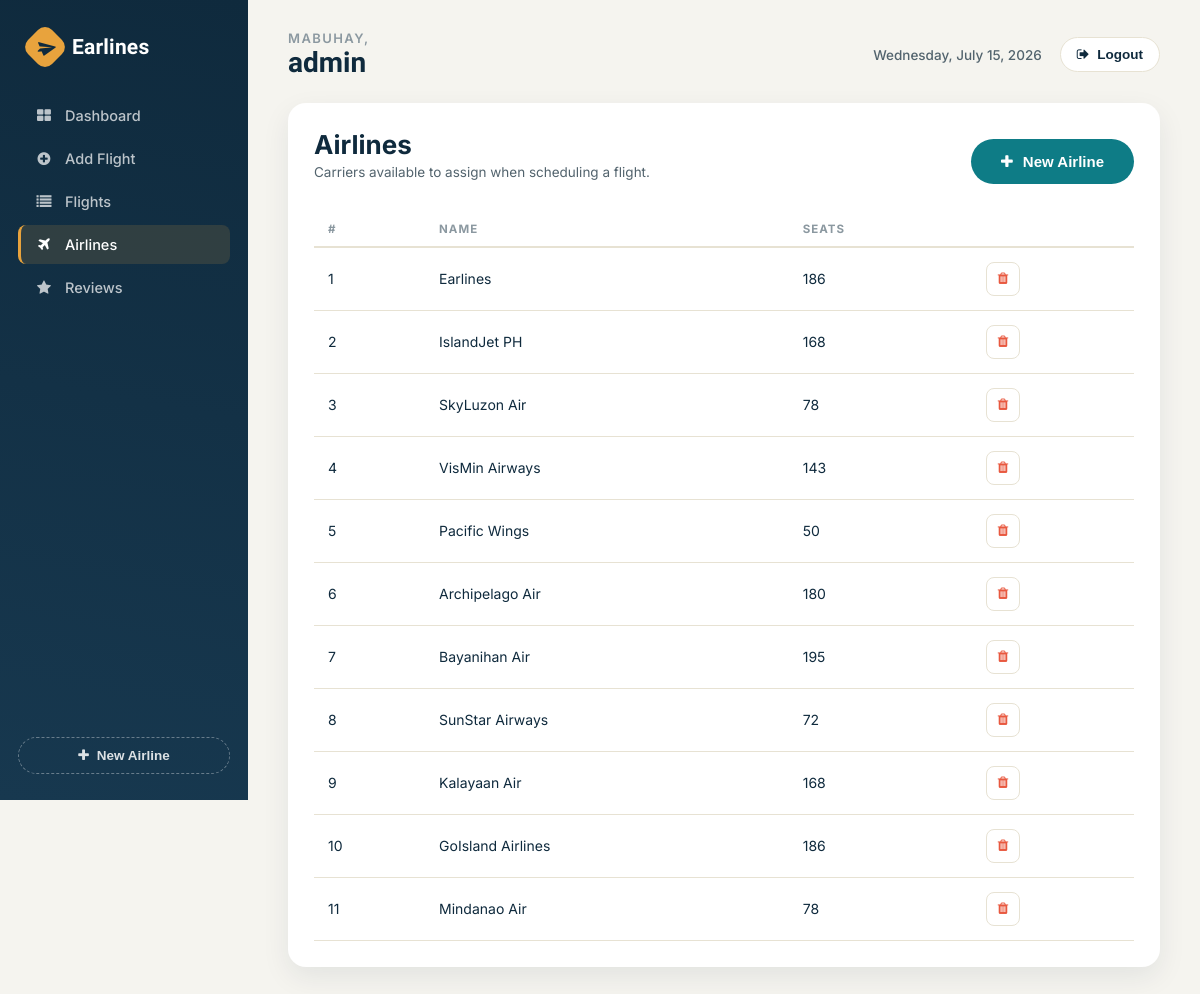
Page /admin/list_airlines.php (signed in) on the committed database.
### tables this page shows
CREATE TABLE `airline` (
  `airline_id` int(11) NOT NULL,
  `name` varchar(20) NOT NULL,
  `seats` int(11) NOT NULL
);

### admin/list_airlines.php (the view, shortened to what this page needs)
<?php include_once 'header.php'; ?>
<?php require '../helpers/init_conn_db.php'; ?>
<?php if (isset($_SESSION['adminId'])) { ?>
<div class="light-card">
    <div class="light-card-head">
        <div>
            <div class="page-title">Airlines</div>
            <p class="page-sub">Carriers available to assign when scheduling a flight.</p>
        </div>
        <button class="btn-primary" type="button" onclick="document.getElementById('addAirlineToggle').click(); window.scrollTo(0,0);">
            <i class="fa fa-plus"></i> New Airline
        </button>
    </div>
    <table class="data-table">
        <thead>
            <tr>
                <th>#</th>
                <th>Name</th>
                <th>Seats</th>
                <th></th>
            </tr>
        </thead>
        <tbody>
            <?php
            $cnt = 1;
            $sql = 'SELECT * FROM airline ORDER BY airline_id ASC';
            $stmt = mysqli_stmt_init($conn);
            mysqli_stmt_prepare($stmt, $sql);
            mysqli_stmt_execute($stmt);
            $result = mysqli_stmt_get_result($stmt);
            while ($row = mysqli_fetch_assoc($result)) {
                echo '
                <tr>
                    <td>' . $cnt . '</td>
                    <td>' . htmlspecialchars($row['name']) . '</td>
                    <td>' . htmlspecialchars($row['seats']) . '</td>
                    <td>
                        <form action="list_airlines.php" method="post" class="confirm-delete" data-confirm="Remove ' . htmlspecialchars($row['name'], ENT_QUOTES) . '? Existing flights will keep referencing it.">
                            <input name="airline_id" type="hidden" value="' . $row['airline_id'] . '">
                            <button class="icon-btn" type="submit" name="del_airlines" title="Delete airline">
                                <i class="fa fa-trash"></i>
                            </button>
                        </form>
                    </td>
                </tr>
                ';
                $cnt++;
            }
            ?>
        </tbody>
    </table>
</div>
<?php } ?>
<?php include_once 'footer.php'; ?>

### assets/css/earlines-admin.css (style rules this page uses)
:root { --ink: #0F2A3D; --ink-soft: #17384F; --ink-softer: #21455E; --teal: #0E7C86; --teal-dark: #0B646C; --teal-tint: #E4F3F2; --gold: #E8A33D; --gold-tint: #FBF0DC; --coral: #E8583F; --coral-tint: #FCE7E2; --paper: #F5F4EF; --card: #FFFFFF; --line: #E7E2D3; --slate: #52636D; --slate-light: #8B98A0; --radius-lg: 18px; --radius-md: 12px; --radius-sm: 8px; --shadow-card: 0 10px 28px rgba(15, 42, 61, 0.08); --shadow-pop: 0 16px 40px rgba(15, 42, 61, 0.18); --font-display: 'Sora', sans-serif; --font-body: 'Inter', sans-serif; --font-mono: 'JetBrains Mono', monospace; }
* { box-sizing: border-box; }
html, body { margin: 0; padding: 0; background: var(--paper); color: var(--ink); font-family: var(--font-body); -webkit-font-smoothing: antialiased; }
.light-card { background: var(--card); border-radius: var(--radius-lg); box-shadow: var(--shadow-card); padding: 26px; }
.light-card-head { display: flex; align-items: center; justify-content: space-between; margin-bottom: 18px; }
.page-title { font-size: 26px; font-weight: 700; }
.page-sub { color: var(--slate); font-size: 13.5px; margin-top: 4px; }
table.data-table { width: 100%; border-collapse: collapse; }
.data-table thead th { text-align: left; font-size: 11.5px; text-transform: uppercase; letter-spacing: 1px; color: var(--slate-light); font-weight: 700; padding: 10px 14px; border-bottom: 2px solid var(--line); }
.data-table tbody td { padding: 14px; font-size: 14px; color: var(--ink); border-bottom: 1px solid var(--line); }
.icon-btn { border: 1px solid var(--line); background: var(--card); width: 34px; height: 34px; border-radius: var(--radius-sm); display: inline-flex; align-items: center; justify-content: center; color: var(--coral); cursor: pointer; }
.btn-primary { background: var(--teal); color: #fff; border: none; border-radius: 999px; padding: 14px 30px; font-size: 15px; font-weight: 700; cursor: pointer; display: inline-flex; align-items: center; gap: 10px; }

### rows in the picture
airline: name "Earlines", seats "186"
airline: name "IslandJet PH", seats "168"
airline: name "SkyLuzon Air", seats "78"
airline: name "VisMin Airways", seats "143"
airline: name "Pacific Wings", seats "50"
airline: name "Archipelago Air", seats "180"
airline: name "Bayanihan Air", seats "195"
airline: name "SunStar Airways", seats "72"
airline: name "Kalayaan Air", seats "168"
airline: name "GoIsland Airlines", seats "186"
airline: name "Mindanao Air", seats "78"

### other values in the picture
$_SESSION['adminUname'] "admin"
